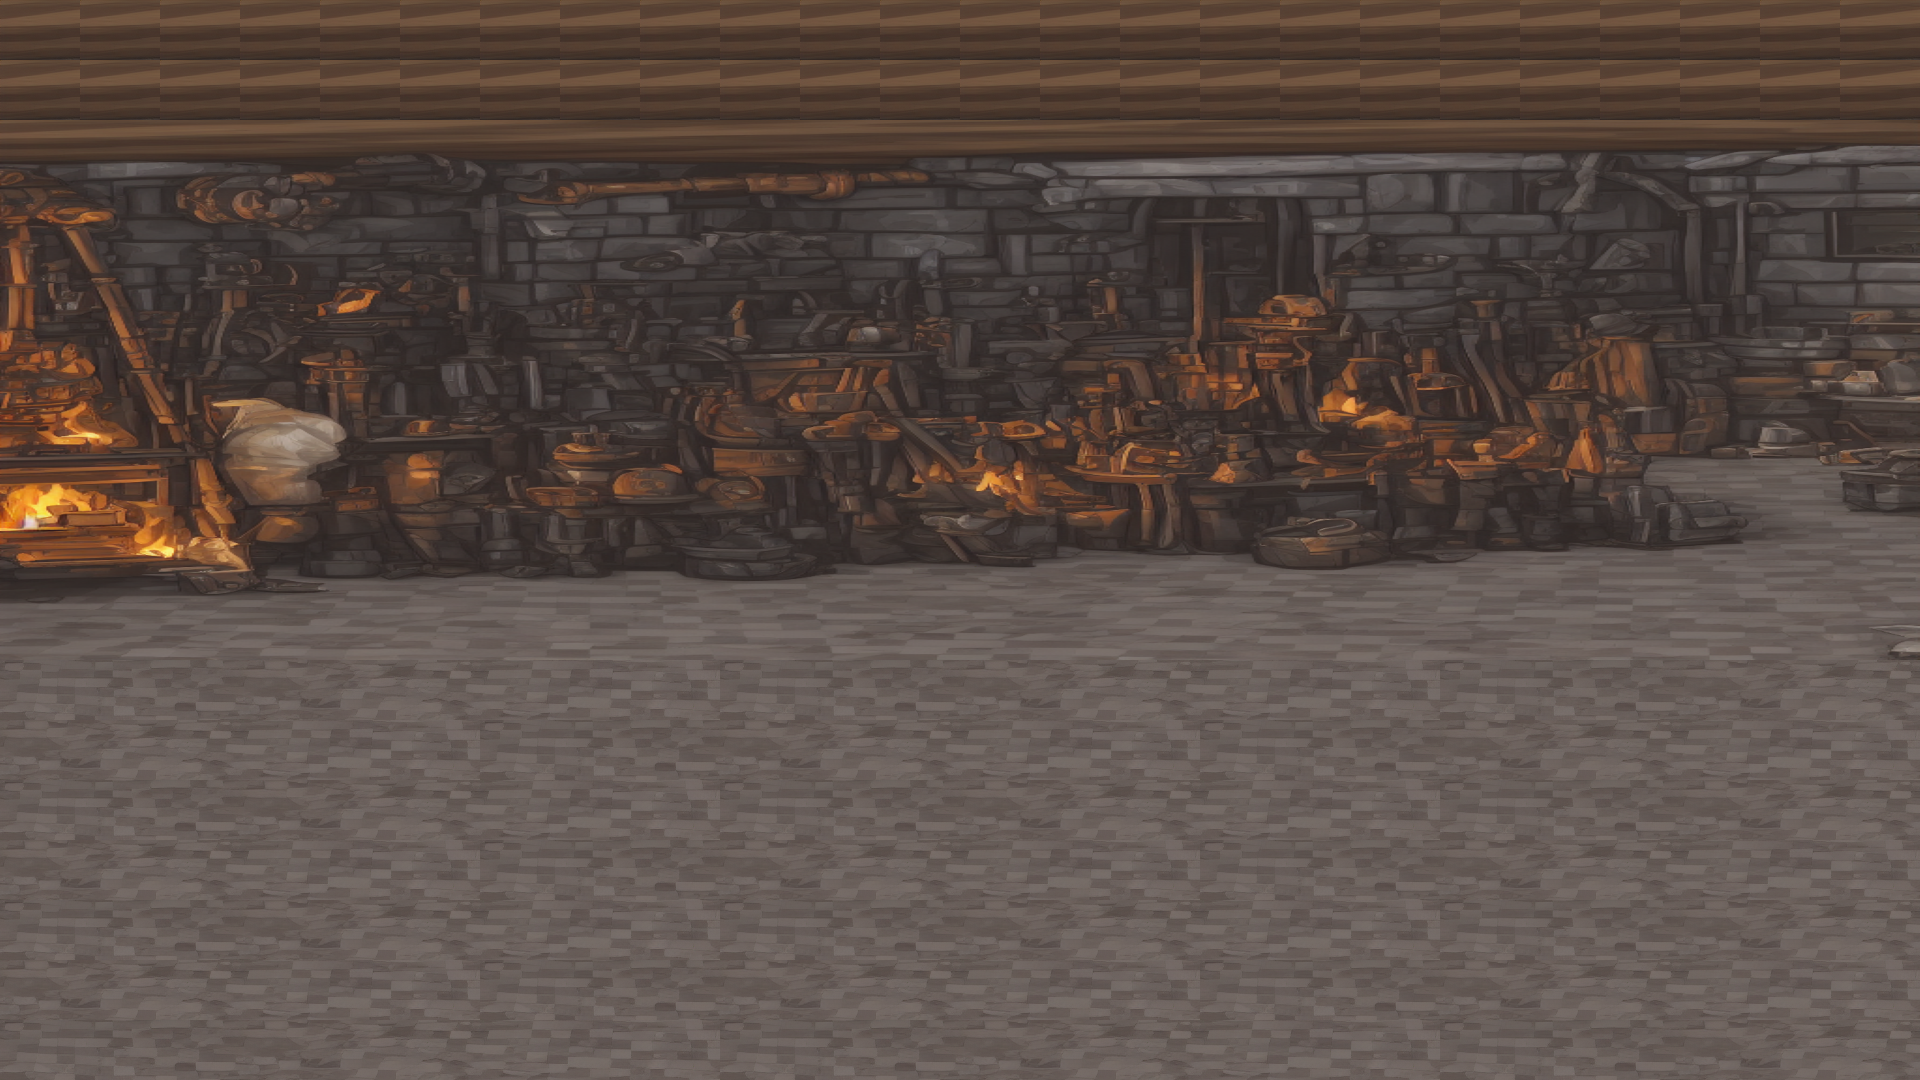

Rendered tile map (Tiled .tmx) drawn with the repository's tilesets; below, a short description and the full map source, tile grids included:
An orthogonal 24x18 tile map with 80x60 px tiles, 1 tile layer (Tile Layer 1), 2 tilesets and 1 object.

<map version="1.9" tiledversion="1.9.2" orientation="orthogonal" renderorder="right-down" width="24" height="18" tilewidth="80" tileheight="60" infinite="0" nextlayerid="3" nextobjectid="3">
 <tileset firstgid="1" source="ForgeFloorTileset1.tsx" />
 <tileset firstgid="217" source="ForgeFloorTileset2.tsx" />
 <layer id="1" name="Tile Layer 1" width="24" height="18">
  <data encoding="csv">
217,217,217,217,217,217,217,217,217,217,217,217,217,217,217,217,217,217,217,217,217,217,217,217,
217,217,217,217,217,217,217,217,217,217,217,217,217,217,217,217,217,217,217,217,217,217,217,217,
1,2,3,4,5,6,7,8,9,10,11,12,13,14,15,16,17,18,19,20,21,22,23,24,
25,26,27,28,29,30,31,32,33,34,35,36,37,38,39,40,41,42,43,44,45,46,47,48,
49,50,51,52,53,54,55,56,57,58,59,60,61,62,63,64,65,66,67,68,69,70,71,72,
73,74,75,76,77,78,79,80,81,82,83,84,85,86,87,88,89,90,91,92,93,94,95,96,
97,98,99,100,101,102,103,104,105,106,107,108,109,110,111,112,113,114,115,116,117,118,119,120,
121,122,123,124,125,126,127,128,129,130,131,132,133,134,135,136,137,138,139,140,141,142,143,144,
145,146,147,148,149,150,151,152,153,154,155,156,157,158,159,160,161,162,163,164,165,166,167,168,
169,170,171,172,173,174,175,176,177,178,179,180,181,182,183,184,185,186,187,188,189,190,191,192,
193,194,195,196,197,198,199,200,201,202,203,204,205,206,207,208,209,210,211,212,213,214,215,216,
352,353,354,355,356,357,358,359,360,352,353,354,355,356,357,358,359,360,352,353,354,355,356,357,
355,356,357,358,359,360,352,353,354,355,356,357,358,359,360,352,353,354,355,356,357,358,359,360,
352,353,354,355,356,357,358,359,360,352,353,354,355,356,357,358,359,360,352,353,354,355,356,357,
355,356,357,358,359,360,352,353,354,355,356,357,358,359,360,352,353,354,355,356,357,358,359,360,
352,353,354,355,356,357,358,359,360,352,353,354,355,356,357,358,359,360,352,353,354,355,356,357,
355,356,357,358,359,360,352,353,354,355,356,357,358,359,360,352,353,354,355,356,357,358,359,360,
352,353,354,355,356,357,358,359,360,352,353,354,355,356,357,358,359,360,352,353,354,355,356,357
</data>
 </layer>
 <objectgroup id="2" name="Object Layer 1">
  <object id="2" x="-1.52188" y="-1.52188">
   <polygon points="0,0 0,465.694 1736.46,459.607 1731.9,346.988 1838.43,346.988 1839.95,409.385 1919.09,410.907 1920.61,1.52188" />
  </object>
 </objectgroup>
</map>
